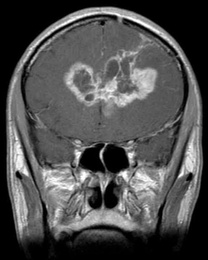
%> input picture your_image.jpg, 208 x 260 px, shrunk from 495 x 619 before the run
$ octave testing.m   (GNU Octave 9; MATLAB toolbox functions it lacks are replaced by stand-ins)
%> lines starting %> are read from the running program, lines starting %| are printed output that depends on the picture; in (x1, y1, x2, y2) boxes, pixels count from 0 and x2, y2 are one past the last pixel; in counts of white or black regions, pixels touching at a corner belong together; the program's own positions count from 1
% Prompt the user to select an image file
[filename, pathname] = uigetfile({'*.jpg;*.jpeg;*.png;*.bmp;*.tif;*.tiff', 'Image Files (*.jpg, *.jpeg, *.png, *.bmp, *.tif, *.tiff)'}, 'Select an Image');
%> the answer given: your_image.jpg
if isequal(filename, 0)
    disp('No image selected. Exiting.');
    return;
end

% Construct the full path to the selected image
image_path = fullfile(pathname, filename);

% Load the image
I = imread(image_path);
%> I is the input picture: size 260x208x3 uint8; min 0, max 255, mean 78.6
I = im2double(I); % Convert to double data type
%> I: size 260x208x3 double

% Define the number of clusters (2 for brain and tumor)
num_clusters = 2;

% Fuzzy C-Means clustering
[center, U, obj_fcn] = fcm(I(:), num_clusters);
%> center = [0.0396; 0.47]; obj_fcn = [5794.9 4470.8 3290.6 2362.8 2262.5 2259.3 2259.2 2259.2 2259.2 2259.2 2259.2 2259.2]

% Determine the cluster for each pixel
[~, idx] = max(U);

% Reshape the segmented image to the original dimensions
segmented_image = reshape(idx, size(I));
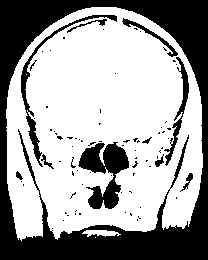
%> segmented_image: size 260x208x3 double; values 1 (black) and 2 (white), 63.1% white; 81 black regions (70 under 20 px), largest, box (x1, y1, x2, y2) and area: (0, 0, 208, 260) 15960, (78, 142, 129, 209) 1735, (21, 15, 117, 167) 854

% Display the original and segmented images
figure;
subplot(1, 2, 1);
imshow(I, []);
title('Original Image');

subplot(1, 2, 2);
imshow(segmented_image, []);
title('Segmented Image');

% Optional: Apply post-processing steps if needed
% E.g., morphological operations, noise removal, etc.

% Optional: Save the segmented image
% imwrite(segmented_image, 'segmented_image.jpg');

% Optional: Calculate statistics or region properties for further analysis
% ... (Previous code for loading and segmentation)

% Convert the grayscale segmented image to pseudo-RGB format
rgb_image = cat(3, segmented_image, segmented_image, segmented_image);

% Display the original image with the abnormalities highlighted
figure;
subplot(1, 2, 1);
imshow(I, []);
title('Original Image');

subplot(1, 2, 2);
imshow(rgb_image, []);
%> (this line was passed over: imshow is not available in this run)
title('Abnormalities Highlighted');

% Optional: Save the segmented image or the overlay image
% imwrite(segmented_image, 'segmented_image.jpg');
% imwrite(rgb_image, 'abnormalities_highlighted.jpg');

% Optional: Calculate statistics or region properties for further analysis

$ run again, on brain_mri1.jpg
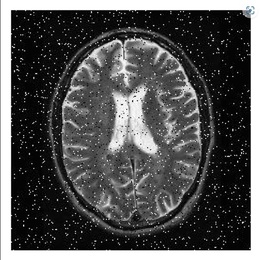
%> input picture brain_mri1.jpg, 260 x 260 px, shrunk from 604 x 604 before the run
%> I is the input picture: size 260x260x3 uint8; mean R, G, B 82.5, 82.6, 82.6
%> I: size 260x260x3 double
%> center = [0.892; 0.131]; obj_fcn = [12968.6 8233.4 4714.1 3970.5 3865.6 3847 3843.9 3843.4 3843.3 3843.3 3843.3 3843.3 3843.3 3843.3]
%> `segmented_image = reshape(idx, size(I));`:
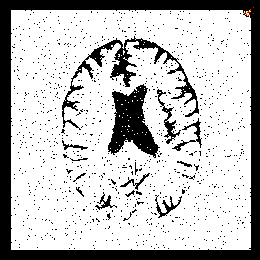
%> segmented_image: size 260x260x3 double; mean R, G, B 1.76, 1.76, 1.76; drawn with min black and max white
